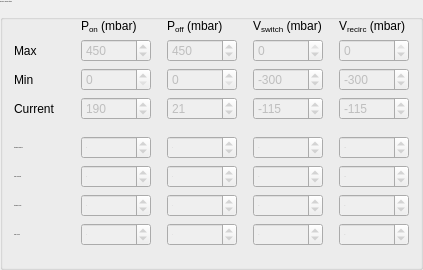
         <widget class="QGroupBox" name="groupBox_generalSettings_2">
          <property name="minimumSize">
           <size>
            <width>0</width>
            <height>100</height>
           </size>
          </property>
          <property name="font">
           <font>
            <pointsize>-1</pointsize>
           </font>
          </property>
          <property name="styleSheet">
           <string notr="true"/>
          </property>
          <property name="title">
           <string>Pressure / Vacuum settings</string>
          </property>
          <layout class="QGridLayout" name="gridLayout_14">
           <item row="0" column="8">
            <widget class="QLabel" name="label_31">
             <property name="font">
              <font>
               <pointsize>9</pointsize>
              </font>
             </property>
             <property name="text">
              <string notr="true">&lt;html&gt;&lt;head/&gt;&lt;body&gt;&lt;p&gt; V&lt;span style=&quot; vertical-align:sub;&quot;&gt;recirc&lt;/span&gt; (mbar)&lt;/p&gt;&lt;/body&gt;&lt;/html&gt;</string>
             </property>
            </widget>
           </item>
           <item row="7" column="6">
            <widget class="QSpinBox" name="spinBox_sAs_Vs_def">
             <property name="enabled">
              <bool>false</bool>
             </property>
             <property name="minimumSize">
              <size>
               <width>70</width>
               <height>0</height>
              </size>
             </property>
             <property name="minimum">
              <number>-300</number>
             </property>
             <property name="maximum">
              <number>0</number>
             </property>
             <property name="value">
              <number>-45</number>
             </property>
            </widget>
           </item>
           <item row="5" column="0">
            <widget class="QLabel" name="label_47">
             <property name="text">
              <string>Standard &amp; Regular</string>
             </property>
            </widget>
           </item>
           <item row="3" column="6">
            <widget class="QSpinBox" name="spinBox_v_switch_default">
             <property name="enabled">
              <bool>false</bool>
             </property>
             <property name="sizePolicy">
              <sizepolicy hsizetype="Minimum" vsizetype="Preferred">
               <horstretch>0</horstretch>
               <verstretch>0</verstretch>
              </sizepolicy>
             </property>
             <property name="minimumSize">
              <size>
               <width>70</width>
               <height>0</height>
              </size>
             </property>
             <property name="font">
              <font>
               <pointsize>9</pointsize>
              </font>
             </property>
             <property name="toolTip">
              <string>&lt;html&gt;&lt;head/&gt;&lt;body&gt;&lt;p&gt;Default operational value for Vswitch vacuum in PPC1&lt;/p&gt;&lt;/body&gt;&lt;/html&gt;</string>
             </property>
             <property name="minimum">
              <number>-300</number>
             </property>
             <property name="maximum">
              <number>0</number>
             </property>
             <property name="value">
              <number>-115</number>
             </property>
            </widget>
           </item>
           <item row="3" column="2">
            <widget class="QSpinBox" name="spinBox_p_on_default">
             <property name="enabled">
              <bool>false</bool>
             </property>
             <property name="sizePolicy">
              <sizepolicy hsizetype="Minimum" vsizetype="Preferred">
               <horstretch>0</horstretch>
               <verstretch>0</verstretch>
              </sizepolicy>
             </property>
             <property name="minimumSize">
              <size>
               <width>70</width>
               <height>0</height>
              </size>
             </property>
             <property name="font">
              <font>
               <pointsize>9</pointsize>
              </font>
             </property>
             <property name="toolTip">
              <string>&lt;html&gt;&lt;head/&gt;&lt;body&gt;&lt;p&gt;Default operational value for Pon pressure in PPC1&lt;/p&gt;&lt;/body&gt;&lt;/html&gt;</string>
             </property>
             <property name="maximum">
              <number>450</number>
             </property>
             <property name="value">
              <number>190</number>
             </property>
            </widget>
           </item>
           <item row="2" column="6">
            <widget class="QSpinBox" name="spinBox_v_switch_min">
             <property name="enabled">
              <bool>false</bool>
             </property>
             <property name="sizePolicy">
              <sizepolicy hsizetype="Minimum" vsizetype="Preferred">
               <horstretch>0</horstretch>
               <verstretch>0</verstretch>
              </sizepolicy>
             </property>
             <property name="font">
              <font>
               <pointsize>9</pointsize>
              </font>
             </property>
             <property name="toolTip">
              <string>&lt;html&gt;&lt;head/&gt;&lt;body&gt;&lt;p&gt;Min possible value for Vswitch vacuum in PPC1&lt;/p&gt;&lt;/body&gt;&lt;/html&gt;</string>
             </property>
             <property name="minimum">
              <number>-1000</number>
             </property>
             <property name="maximum">
              <number>0</number>
             </property>
             <property name="value">
              <number>-300</number>
             </property>
            </widget>
           </item>
           <item row="5" column="6">
            <widget class="QSpinBox" name="spinBox_sAr_Vs_def">
             <property name="enabled">
              <bool>false</bool>
             </property>
             <property name="minimumSize">
              <size>
               <width>70</width>
               <height>0</height>
              </size>
             </property>
             <property name="minimum">
              <number>-300</number>
             </property>
             <property name="maximum">
              <number>0</number>
             </property>
             <property name="value">
              <number>-75</number>
             </property>
            </widget>
           </item>
           <item row="9" column="0">
            <widget class="QLabel" name="label_48">
             <property name="text">
              <string>Large &amp; Slow</string>
             </property>
            </widget>
           </item>
           <item row="2" column="2">
            <widget class="QSpinBox" name="spinBox_p_on_min">
             <property name="enabled">
              <bool>false</bool>
             </property>
             <property name="sizePolicy">
              <sizepolicy hsizetype="Minimum" vsizetype="Preferred">
               <horstretch>0</horstretch>
               <verstretch>0</verstretch>
              </sizepolicy>
             </property>
             <property name="font">
              <font>
               <pointsize>9</pointsize>
              </font>
             </property>
             <property name="toolTip">
              <string>&lt;html&gt;&lt;head/&gt;&lt;body&gt;&lt;p&gt;Min possible value for Pon pressure in PPC1&lt;/p&gt;&lt;/body&gt;&lt;/html&gt;</string>
             </property>
             <property name="maximum">
              <number>1000</number>
             </property>
            </widget>
           </item>
           <item row="9" column="4">
            <widget class="QSpinBox" name="spinBox_lAs_Poff_def">
             <property name="enabled">
              <bool>false</bool>
             </property>
             <property name="minimumSize">
              <size>
               <width>70</width>
               <height>0</height>
              </size>
             </property>
             <property name="maximum">
              <number>450</number>
             </property>
             <property name="value">
              <number>8</number>
             </property>
            </widget>
           </item>
           <item row="9" column="8">
            <widget class="QSpinBox" name="spinBox_lAs_Vr_def">
             <property name="enabled">
              <bool>false</bool>
             </property>
             <property name="minimumSize">
              <size>
               <width>70</width>
               <height>0</height>
              </size>
             </property>
             <property name="minimum">
              <number>-300</number>
             </property>
             <property name="maximum">
              <number>0</number>
             </property>
             <property name="value">
              <number>-80</number>
             </property>
            </widget>
           </item>
           <item row="6" column="4">
            <widget class="QSpinBox" name="spinBox_lAr_Poff_def">
             <property name="enabled">
              <bool>false</bool>
             </property>
             <property name="minimumSize">
              <size>
               <width>70</width>
               <height>0</height>
              </size>
             </property>
             <property name="maximum">
              <number>450</number>
             </property>
             <property name="value">
              <number>11</number>
             </property>
            </widget>
           </item>
           <item row="0" column="4">
            <widget class="QLabel" name="label_25">
             <property name="font">
              <font>
               <pointsize>9</pointsize>
              </font>
             </property>
             <property name="text">
              <string notr="true">&lt;html&gt;&lt;head/&gt;&lt;body&gt;&lt;p&gt; P&lt;span style=&quot; vertical-align:sub;&quot;&gt;off&lt;/span&gt; (mbar)&lt;/p&gt;&lt;/body&gt;&lt;/html&gt;</string>
             </property>
            </widget>
           </item>
           <item row="11" column="0">
            <spacer name="verticalSpacer_10">
             <property name="orientation">
              <enum>Qt::Vertical</enum>
             </property>
             <property name="sizeHint" stdset="0">
              <size>
               <width>20</width>
               <height>10</height>
              </size>
             </property>
            </spacer>
           </item>
           <item row="7" column="2">
            <widget class="QSpinBox" name="spinBox_sAs_Pon_def">
             <property name="enabled">
              <bool>false</bool>
             </property>
             <property name="minimumSize">
              <size>
               <width>70</width>
               <height>0</height>
              </size>
             </property>
             <property name="maximum">
              <number>450</number>
             </property>
             <property name="value">
              <number>40</number>
             </property>
            </widget>
           </item>
           <item row="1" column="3">
            <spacer name="horizontalSpacer_8">
             <property name="orientation">
              <enum>Qt::Horizontal</enum>
             </property>
             <property name="sizeType">
              <enum>QSizePolicy::Minimum</enum>
             </property>
             <property name="sizeHint" stdset="0">
              <size>
               <width>10</width>
               <height>20</height>
              </size>
             </property>
            </spacer>
           </item>
           <item row="0" column="6">
            <widget class="QLabel" name="label_26">
             <property name="font">
              <font>
               <pointsize>9</pointsize>
              </font>
             </property>
             <property name="text">
              <string notr="true">&lt;html&gt;&lt;head/&gt;&lt;body&gt;&lt;p&gt; V&lt;span style=&quot; vertical-align:sub;&quot;&gt;switch&lt;/span&gt; (mbar)&lt;/p&gt;&lt;/body&gt;&lt;/html&gt;</string>
             </property>
            </widget>
           </item>
           <item row="4" column="0">
            <spacer name="verticalSpacer">
             <property name="orientation">
              <enum>Qt::Vertical</enum>
             </property>
             <property name="sizeType">
              <enum>QSizePolicy::Fixed</enum>
             </property>
             <property name="sizeHint" stdset="0">
              <size>
               <width>20</width>
               <height>10</height>
              </size>
             </property>
            </spacer>
           </item>
           <item row="6" column="6">
            <widget class="QSpinBox" name="spinBox_lAr_Vs_def">
             <property name="enabled">
              <bool>false</bool>
             </property>
             <property name="minimumSize">
              <size>
               <width>70</width>
               <height>0</height>
              </size>
             </property>
             <property name="minimum">
              <number>-300</number>
             </property>
             <property name="maximum">
              <number>0</number>
             </property>
             <property name="value">
              <number>-60</number>
             </property>
            </widget>
           </item>
           <item row="6" column="2">
            <widget class="QSpinBox" name="spinBox_lAr_Pon_def">
             <property name="enabled">
              <bool>false</bool>
             </property>
             <property name="minimumSize">
              <size>
               <width>70</width>
               <height>0</height>
              </size>
             </property>
             <property name="maximum">
              <number>450</number>
             </property>
             <property name="value">
              <number>50</number>
             </property>
            </widget>
           </item>
           <item row="5" column="2">
            <widget class="QSpinBox" name="spinBox_sAr_Pon_def">
             <property name="enabled">
              <bool>false</bool>
             </property>
             <property name="minimumSize">
              <size>
               <width>70</width>
               <height>0</height>
              </size>
             </property>
             <property name="maximum">
              <number>450</number>
             </property>
             <property name="value">
              <number>50</number>
             </property>
            </widget>
           </item>
           <item row="5" column="4">
            <widget class="QSpinBox" name="spinBox_sAr_Poff_def">
             <property name="enabled">
              <bool>false</bool>
             </property>
             <property name="minimumSize">
              <size>
               <width>70</width>
               <height>0</height>
              </size>
             </property>
             <property name="maximum">
              <number>450</number>
             </property>
             <property name="value">
              <number>11</number>
             </property>
            </widget>
           </item>
           <item row="9" column="6">
            <widget class="QSpinBox" name="spinBox_lAs_Vs_def">
             <property name="enabled">
              <bool>false</bool>
             </property>
             <property name="minimumSize">
              <size>
               <width>70</width>
               <height>0</height>
              </size>
             </property>
             <property name="minimum">
              <number>-300</number>
             </property>
             <property name="maximum">
              <number>0</number>
             </property>
             <property name="value">
              <number>-45</number>
             </property>
            </widget>
           </item>
           <item row="2" column="0">
            <widget class="QLabel" name="label_30">
             <property name="font">
              <font>
               <pointsize>9</pointsize>
              </font>
             </property>
             <property name="text">
              <string>Min</string>
             </property>
            </widget>
           </item>
           <item row="9" column="2">
            <widget class="QSpinBox" name="spinBox_lAs_Pon_def">
             <property name="enabled">
              <bool>false</bool>
             </property>
             <property name="minimumSize">
              <size>
               <width>70</width>
               <height>0</height>
              </size>
             </property>
             <property name="maximum">
              <number>450</number>
             </property>
             <property name="value">
              <number>40</number>
             </property>
            </widget>
           </item>
           <item row="1" column="1">
            <spacer name="horizontalSpacer_6">
             <property name="orientation">
              <enum>Qt::Horizontal</enum>
             </property>
             <property name="sizeType">
              <enum>QSizePolicy::Minimum</enum>
             </property>
             <property name="sizeHint" stdset="0">
              <size>
               <width>20</width>
               <height>20</height>
              </size>
             </property>
            </spacer>
           </item>
           <item row="6" column="0">
            <widget class="QLabel" name="label_49">
             <property name="text">
              <string>Large &amp; Regular</string>
             </property>
            </widget>
           </item>
           <item row="3" column="4">
            <widget class="QSpinBox" name="spinBox_p_off_default">
             <property name="enabled">
              <bool>false</bool>
             </property>
             <property name="sizePolicy">
              <sizepolicy hsizetype="Minimum" vsizetype="Preferred">
               <horstretch>0</horstretch>
               <verstretch>0</verstretch>
              </sizepolicy>
             </property>
             <property name="minimumSize">
              <size>
               <width>70</width>
               <height>0</height>
              </size>
             </property>
             <property name="font">
              <font>
               <pointsize>9</pointsize>
              </font>
             </property>
             <property name="toolTip">
              <string>&lt;html&gt;&lt;head/&gt;&lt;body&gt;&lt;p&gt;Default operational value for Poff pressure in PPC1&lt;/p&gt;&lt;/body&gt;&lt;/html&gt;</string>
             </property>
             <property name="maximum">
              <number>450</number>
             </property>
             <property name="value">
              <number>21</number>
             </property>
            </widget>
           </item>
           <item row="5" column="8">
            <widget class="QSpinBox" name="spinBox_sAr_Vr_def">
             <property name="enabled">
              <bool>false</bool>
             </property>
             <property name="minimumSize">
              <size>
               <width>70</width>
               <height>0</height>
              </size>
             </property>
             <property name="minimum">
              <number>-300</number>
             </property>
             <property name="maximum">
              <number>0</number>
             </property>
             <property name="value">
              <number>-115</number>
             </property>
            </widget>
           </item>
           <item row="1" column="7">
            <spacer name="horizontalSpacer_11">
             <property name="orientation">
              <enum>Qt::Horizontal</enum>
             </property>
             <property name="sizeType">
              <enum>QSizePolicy::Minimum</enum>
             </property>
             <property name="sizeHint" stdset="0">
              <size>
               <width>10</width>
               <height>20</height>
              </size>
             </property>
            </spacer>
           </item>
           <item row="6" column="8">
            <widget class="QSpinBox" name="spinBox_lAr_Vr_def">
             <property name="enabled">
              <bool>false</bool>
             </property>
             <property name="minimumSize">
              <size>
               <width>70</width>
               <height>0</height>
              </size>
             </property>
             <property name="minimum">
              <number>-300</number>
             </property>
             <property name="maximum">
              <number>0</number>
             </property>
             <property name="value">
              <number>-105</number>
             </property>
            </widget>
           </item>
           <item row="1" column="5">
            <spacer name="horizontalSpacer_7">
             <property name="orientation">
              <enum>Qt::Horizontal</enum>
             </property>
             <property name="sizeType">
              <enum>QSizePolicy::Minimum</enum>
             </property>
             <property name="sizeHint" stdset="0">
              <size>
               <width>10</width>
               <height>20</height>
              </size>
             </property>
            </spacer>
           </item>
           <item row="3" column="8">
            <widget class="QSpinBox" name="spinBox_v_recirc_default">
             <property name="enabled">
              <bool>false</bool>
             </property>
             <property name="sizePolicy">
              <sizepolicy hsizetype="Minimum" vsizetype="Preferred">
               <horstretch>0</horstretch>
               <verstretch>0</verstretch>
              </sizepolicy>
             </property>
             <property name="minimumSize">
              <size>
               <width>70</width>
               <height>0</height>
              </size>
             </property>
             <property name="font">
              <font>
               <pointsize>9</pointsize>
              </font>
             </property>
             <property name="toolTip">
              <string>&lt;html&gt;&lt;head/&gt;&lt;body&gt;&lt;p&gt;Default operational value for Vrecirc vacuum in PPC1&lt;/p&gt;&lt;/body&gt;&lt;/html&gt;</string>
             </property>
             <property name="minimum">
              <number>-300</number>
             </property>
             <property name="maximum">
              <number>0</number>
             </property>
             <property name="value">
              <number>-115</number>
             </property>
            </widget>
           </item>
           <item row="1" column="6">
            <widget class="QSpinBox" name="spinBox_v_switch_max">
             <property name="enabled">
              <bool>false</bool>
             </property>
             <property name="sizePolicy">
              <sizepolicy hsizetype="Minimum" vsizetype="Preferred">
               <horstretch>0</horstretch>
               <verstretch>0</verstretch>
              </sizepolicy>
             </property>
             <property name="font">
              <font>
               <pointsize>9</pointsize>
              </font>
             </property>
             <property name="toolTip">
              <string>&lt;html&gt;&lt;head/&gt;&lt;body&gt;&lt;p&gt;Max possibile value for Vswitch vacuum in PPC1&lt;/p&gt;&lt;/body&gt;&lt;/html&gt;</string>
             </property>
             <property name="minimum">
              <number>-1000</number>
             </property>
             <property name="maximum">
              <number>0</number>
             </property>
            </widget>
           </item>
           <item row="3" column="0">
            <widget class="QLabel" name="label_28">
             <property name="font">
              <font>
               <pointsize>9</pointsize>
              </font>
             </property>
             <property name="text">
              <string>Current</string>
             </property>
            </widget>
           </item>
           <item row="1" column="2">
            <widget class="QSpinBox" name="spinBox_p_on_max">
             <property name="enabled">
              <bool>false</bool>
             </property>
             <property name="sizePolicy">
              <sizepolicy hsizetype="Minimum" vsizetype="Preferred">
               <horstretch>0</horstretch>
               <verstretch>0</verstretch>
              </sizepolicy>
             </property>
             <property name="font">
              <font>
               <pointsize>9</pointsize>
              </font>
             </property>
             <property name="toolTip">
              <string>&lt;html&gt;&lt;head/&gt;&lt;body&gt;&lt;p&gt;Max possible value for Pon pressure in PPC1&lt;/p&gt;&lt;/body&gt;&lt;/html&gt;</string>
             </property>
             <property name="maximum">
              <number>1000</number>
             </property>
             <property name="value">
              <number>450</number>
             </property>
            </widget>
           </item>
           <item row="2" column="8">
            <widget class="QSpinBox" name="spinBox_v_recirc_min">
             <property name="enabled">
              <bool>false</bool>
             </property>
             <property name="sizePolicy">
              <sizepolicy hsizetype="Minimum" vsizetype="Preferred">
               <horstretch>0</horstretch>
               <verstretch>0</verstretch>
              </sizepolicy>
             </property>
             <property name="font">
              <font>
               <pointsize>9</pointsize>
              </font>
             </property>
             <property name="toolTip">
              <string>&lt;html&gt;&lt;head/&gt;&lt;body&gt;&lt;p&gt;Min possible value for Vrecirc vacuum in PPC1&lt;/p&gt;&lt;/body&gt;&lt;/html&gt;</string>
             </property>
             <property name="minimum">
              <number>-1000</number>
             </property>
             <property name="maximum">
              <number>0</number>
             </property>
             <property name="value">
              <number>-300</number>
             </property>
            </widget>
           </item>
           <item row="7" column="0">
            <widget class="QLabel" name="label_46">
             <property name="text">
              <string>Standard &amp; Slow</string>
             </property>
            </widget>
           </item>
           <item row="7" column="4">
            <widget class="QSpinBox" name="spinBox_sAs_Poff_def">
             <property name="enabled">
              <bool>false</bool>
             </property>
             <property name="minimumSize">
              <size>
               <width>70</width>
               <height>0</height>
              </size>
             </property>
             <property name="maximum">
              <number>450</number>
             </property>
             <property name="value">
              <number>8</number>
             </property>
            </widget>
           </item>
           <item row="1" column="4">
            <widget class="QSpinBox" name="spinBox_p_off_max">
             <property name="enabled">
              <bool>false</bool>
             </property>
             <property name="sizePolicy">
              <sizepolicy hsizetype="Minimum" vsizetype="Preferred">
               <horstretch>0</horstretch>
               <verstretch>0</verstretch>
              </sizepolicy>
             </property>
             <property name="font">
              <font>
               <pointsize>9</pointsize>
              </font>
             </property>
             <property name="toolTip">
              <string>&lt;html&gt;&lt;head/&gt;&lt;body&gt;&lt;p&gt;Max possible value for Poff pressure in PPC1&lt;/p&gt;&lt;/body&gt;&lt;/html&gt;</string>
             </property>
             <property name="maximum">
              <number>1000</number>
             </property>
             <property name="value">
              <number>450</number>
             </property>
            </widget>
           </item>
           <item row="1" column="8">
            <widget class="QSpinBox" name="spinBox_v_recirc_max">
             <property name="enabled">
              <bool>false</bool>
             </property>
             <property name="sizePolicy">
              <sizepolicy hsizetype="Minimum" vsizetype="Preferred">
               <horstretch>0</horstretch>
               <verstretch>0</verstretch>
              </sizepolicy>
             </property>
             <property name="font">
              <font>
               <pointsize>9</pointsize>
              </font>
             </property>
             <property name="toolTip">
              <string>&lt;html&gt;&lt;head/&gt;&lt;body&gt;&lt;p&gt;Max possible value for Vrecirc vacuum in PPC1&lt;/p&gt;&lt;/body&gt;&lt;/html&gt;</string>
             </property>
             <property name="minimum">
              <number>-1000</number>
             </property>
             <property name="maximum">
              <number>0</number>
             </property>
            </widget>
           </item>
           <item row="2" column="4">
            <widget class="QSpinBox" name="spinBox_p_off_min">
             <property name="enabled">
              <bool>false</bool>
             </property>
             <property name="sizePolicy">
              <sizepolicy hsizetype="Minimum" vsizetype="Preferred">
               <horstretch>0</horstretch>
               <verstretch>0</verstretch>
              </sizepolicy>
             </property>
             <property name="font">
              <font>
               <pointsize>9</pointsize>
              </font>
             </property>
             <property name="toolTip">
              <string>&lt;html&gt;&lt;head/&gt;&lt;body&gt;&lt;p&gt;Min possible value for Poff pressure in PPC1&lt;/p&gt;&lt;/body&gt;&lt;/html&gt;</string>
             </property>
             <property name="maximum">
              <number>1000</number>
             </property>
            </widget>
           </item>
           <item row="1" column="0">
            <widget class="QLabel" name="label_29">
             <property name="font">
              <font>
               <pointsize>9</pointsize>
              </font>
             </property>
             <property name="text">
              <string>Max</string>
             </property>
            </widget>
           </item>
           <item row="7" column="8">
            <widget class="QSpinBox" name="spinBox_sAs_Vr_def">
             <property name="enabled">
              <bool>false</bool>
             </property>
             <property name="minimumSize">
              <size>
               <width>70</width>
               <height>0</height>
              </size>
             </property>
             <property name="minimum">
              <number>-300</number>
             </property>
             <property name="maximum">
              <number>0</number>
             </property>
             <property name="value">
              <number>-90</number>
             </property>
            </widget>
           </item>
           <item row="0" column="2">
            <widget class="QLabel" name="label_27">
             <property name="font">
              <font>
               <pointsize>9</pointsize>
              </font>
             </property>
             <property name="text">
              <string notr="true">&lt;html&gt;&lt;head/&gt;&lt;body&gt;&lt;p&gt; P&lt;span style=&quot; vertical-align:sub;&quot;&gt;on&lt;/span&gt;  (mbar) &lt;/p&gt;&lt;/body&gt;&lt;/html&gt;</string>
             </property>
            </widget>
           </item>
          </layout>
         </widget>
